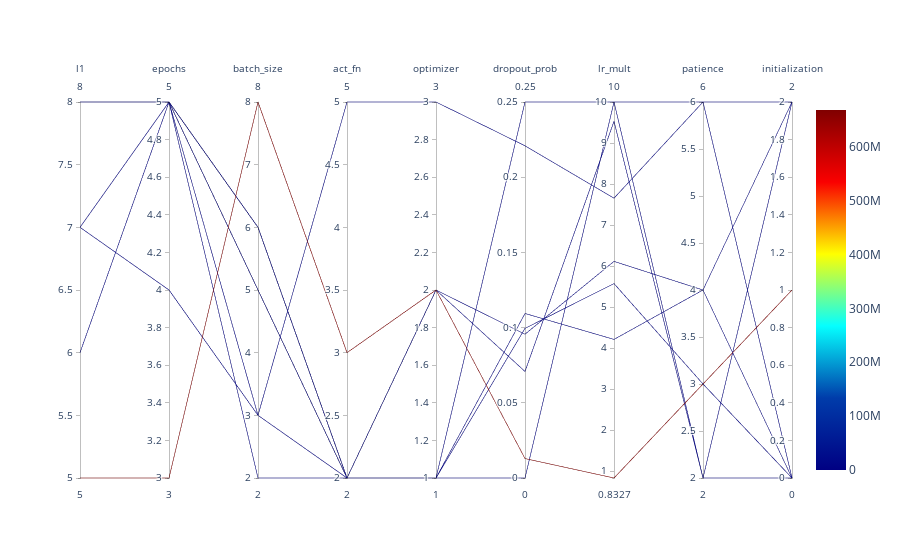

The cell this chart's notebook holds for it:
### Code cell
spot_tuner.parallel_plot()

### Figure 1 — Plotly figure (JSON) as saved in the notebook; plotly's stock layout.template omitted (floating-point values rounded to 4 significant figures)
{"data": [{"dimensions": [{"label": "l1", "range": [5, 8], "values": [8, 5, 7, 6, 7, 8, 8, 8]}, {"label": "epochs", "range": [3, 5], "values": [5, 3, 4, 5, 5, 5, 5, 5]}, {"label": "batch_size", "range": [2, 8], "values": [5, 8, 3, 6, 5, 6, 2, 3]}, {"label": "act_fn", "range": [2, 5], "values": [2, 3, 5, 2, 2, 2, 2, 2]}, {"label": "optimizer", "range": [1, 3], "values": [1, 2, 3, 2, 1, 2, 1, 1]}, {"label": "dropout_prob", "range": [0, 0.25], "values": [0.1094, 0.01293, 0.2209, 0.07084, 0.09951, 0.09562, 0, 0.25]}, {"label": "lr_mult", "range": [0.8327, 10], "values": [4.212, 0.8327, 7.655, 9.529, 5.573, 6.114, 10, 10]}, {"label": "patience", "range": [2, 6], "values": [4, 3, 6, 2, 3, 4, 6, 2]}, {"label": "initialization", "range": [0, 2], "values": [0, 1, 2, 2, 0, 2, 0, 0]}], "line": {"cmax": 668304256, "cmin": 103.1, "color": [166.7, 668304256, 103.1, 12590.0, 189.0, 22240.0, 170.8, 117.2], "colorscale": [[0, "rgb(0,0,131)"], [0.2, "rgb(0,60,170)"], [0.4, "rgb(5,255,255)"], [0.6, "rgb(255,255,0)"], [0.8, "rgb(250,0,0)"], [1, "rgb(128,0,0)"]], "showscale": true}, "type": "parcoords"}], "layout": {}}
